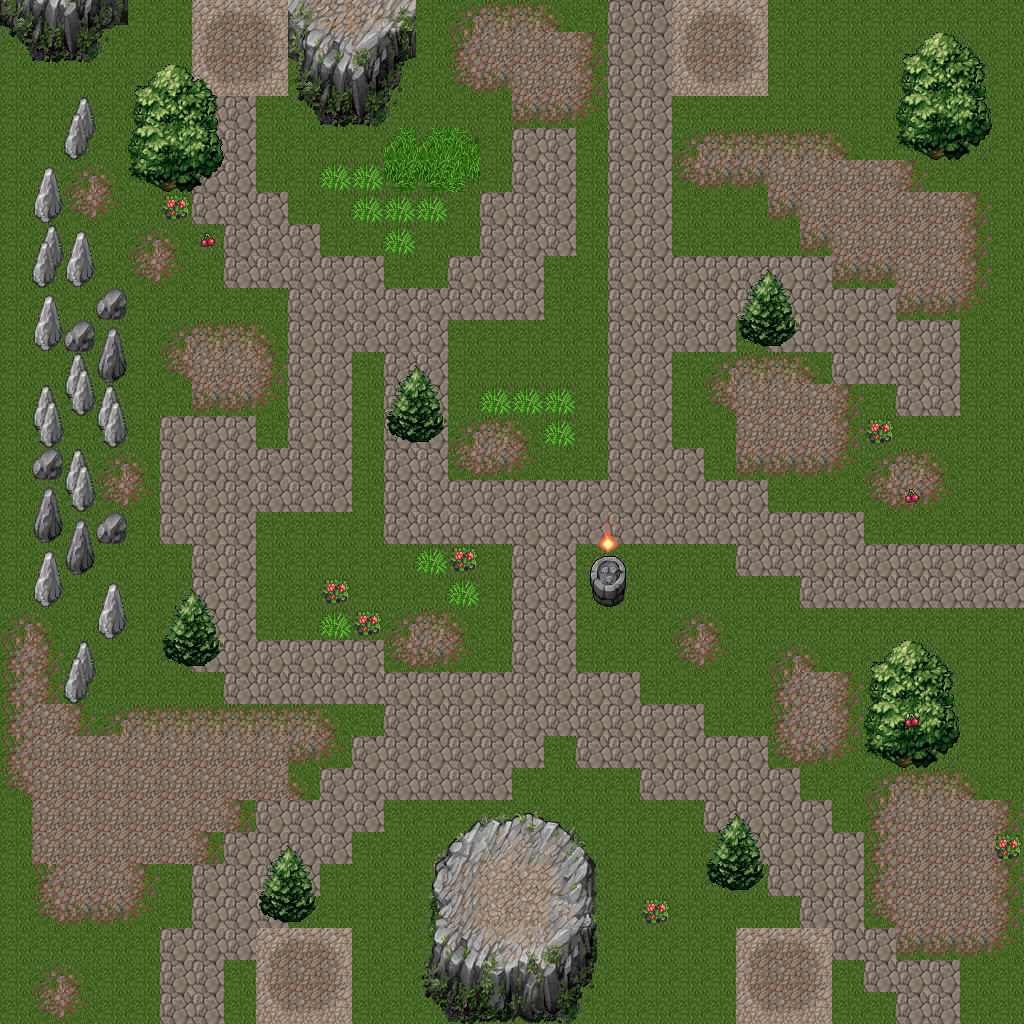

The image is a tile-based game level rendered from a .tmx file. Its description and source (layers, tilesets, objects; grid data summarised) follow:
An orthogonal 32x32 tile map with 32x32 px tiles, 3 tile layers (ground, Слой тайлов 2, Слой тайлов 3), 4 tilesets.

<map version="1.9" tiledversion="1.9.2" orientation="orthogonal" renderorder="right-down" width="32" height="32" tilewidth="32" tileheight="32" infinite="0" nextlayerid="4" nextobjectid="1">
 <tileset firstgid="1" source="tileset1.tsx" />
 <tileset firstgid="257" source="Cherries.tsx" />
 <tileset firstgid="274" source="Fire-IdleLoop-Sheet.tsx" />
 <tileset firstgid="278" source="Fire-IdleLoop-Sheet_x2.tsx" />
 <layer id="1" name="ground" width="32" height="32">
  <data>[1024 cells, 1024 non-empty, 23 distinct tile ids]</data>
 </layer>
 <layer id="2" name="Слой тайлов 2" width="32" height="32">
  <data>[1024 cells, 196 non-empty, 103 distinct tile ids]</data>
 </layer>
 <layer id="3" name="Слой тайлов 3" width="32" height="32">
  <data>[1024 cells, 4 non-empty, 2 distinct tile ids]</data>
 </layer>
</map>
